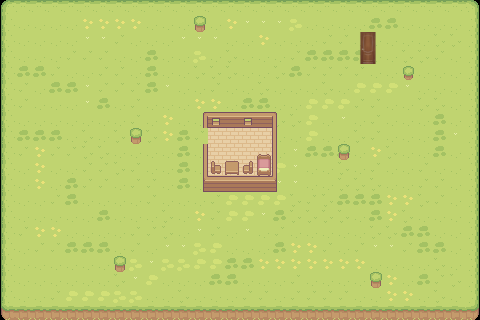

A 2D game scene composited from a Tiled map and its tileset images. What follows is a short description and the map's XML, with each tile layer's data collapsed to a summary:
An orthogonal 30x20 tile map with 16x16 px tiles, 3 tile layers (Прошарок плиток 1, Прошарок плиток 2, Прошарок плиток 3), 5 tilesets and 28 objects (6x colision, 2x Torch, rabyk).

<map version="1.10" tiledversion="1.11.2" orientation="orthogonal" renderorder="right-down" width="30" height="20" tilewidth="16" tileheight="16" infinite="0" nextlayerid="11" nextobjectid="49">
 <tileset firstgid="1" name="Hills" tilewidth="16" tileheight="16" tilecount="77" columns="11">
  <image source="../Sprout Lands - Sprites - Basic pack/Tilesets/Hills.png" trans="ff00ff" width="176" height="112" />
 </tileset>
 <tileset firstgid="78" source="Wooden_House_Walls_Tilset.tsx" />
 <tileset firstgid="93" source="Hills.tsx" />
 <tileset firstgid="170" source="двері до сексу.tsx" />
 <tileset firstgid="171" source="Basic_Furniture.tsx" />
 <layer id="1" name="Прошарок плиток 1" width="30" height="20">
  <data>[600 cells, 600 non-empty, 17 distinct tile ids]</data>
 </layer>
 <layer id="2" name="Прошарок плиток 2" width="30" height="20">
  <data>[600 cells, 36 non-empty, 13 distinct tile ids]</data>
 </layer>
 <layer id="10" name="Прошарок плиток 3" width="30" height="20">
  <data>[600 cells, 5 non-empty, 5 distinct tile ids]</data>
 </layer>
 <objectgroup id="3" name="Колізіонєри">
  <object id="1" type="colision" x="117.792" y="259.162" width="4.13084" height="10.5844" />
  <object id="2" x="203" y="112" width="74" height="5" />
  <object id="3" x="203" y="176" width="74" height="5" />
  <object id="4" x="272" y="116.999" width="5" height="59.0005" />
  <object id="6" x="203" y="144" width="5" height="32" />
  <object id="7" x="203" y="117.002" width="5" height="11" />
  <object id="10" x="-6" y="-6" width="492" height="12.6667">
   <properties>
    <property name="Class" value="wall" />
   </properties>
  </object>
  <object id="11" x="-6" y="312.333" width="492" height="12.6667">
   <properties>
    <property name="Class" value="wall" />
   </properties>
  </object>
  <object id="12" x="473.818" y="6.89392" width="12" height="305.03">
   <properties>
    <property name="Class" value="wall" />
   </properties>
  </object>
  <object id="13" x="-5.95455" y="6.88273" width="12" height="305.655">
   <properties>
    <property name="Class" value="wall" />
   </properties>
  </object>
  <object id="14" type="colision" x="199.406" y="20.0033" width="1.00584" height="7.08436" />
  <object id="15" type="colision" x="134.06" y="128.833" width="4.13084" height="10.5844" />
  <object id="16" type="colision" x="373.81" y="275.145" width="4.13084" height="10.5844" />
  <object id="17" type="colision" x="406.418" y="67.9635" width="4.13084" height="10.5844" />
  <object id="18" name="Кущ всемогущий" type="colision" x="341.81" y="146.333" width="4.13084" height="10.5844" />
  <object id="43" x="225.059" y="160.974" width="13.8103" height="13.8814" />
  <object id="44" x="243.095" y="170.929" width="9.84698" height="2.92488" />
  <object id="45" x="211.021" y="170.874" width="9.94073" height="3.13547" />
  <object id="46" x="211.073" y="160.954" width="3.89725" height="9.91808" />
  <object id="47" x="248.856" y="161.016" width="4.10581" height="9.83792" />
  <object id="48" x="258.028" y="154.922" width="11.8538" height="20.005" />
 </objectgroup>
 <objectgroup id="7" name="Objects">
  <object id="33" x="360.006" y="32.0117" width="15.9896" height="31.9764">
   <properties>
    <property name="Class" value="door" />
    <property name="from" value="main" />
    <property name="singleName" value="penis" />
    <property name="to" value="oblivion" />
   </properties>
  </object>
  <object id="34" name="rabyk" x="399.906" y="181" width="4.00343" height="3.88636" />
  <object id="35" name="вася" type="Torch" x="262.386" y="117.989" width="14.3636" height="21.4545">
   <properties>
    <property name="Class" value="torch" />
   </properties>
  </object>
  <object id="36" x="303.911" y="176.045" width="16.0861" height="15.8449">
   <properties>
    <property name="Class" value="main_hero" />
   </properties>
  </object>
  <object id="38" x="220.105" y="113.483" width="23.8182" height="20.8636">
   <properties>
    <property name="Class" value="chest" />
   </properties>
  </object>
  <object id="42" name="вася" type="Torch" x="224.64" y="156.189" width="14.5341" height="13.2727">
   <properties>
    <property name="Class" value="torch" />
   </properties>
  </object>
 </objectgroup>
 <objectgroup id="9" name="walkAreas">
  <object id="40" x="208.074" y="117.06" width="63.9009" height="58.902" visible="0">
   <properties>
    <property name="Class" value="walk_stone" />
   </properties>
  </object>
 </objectgroup>
</map>
